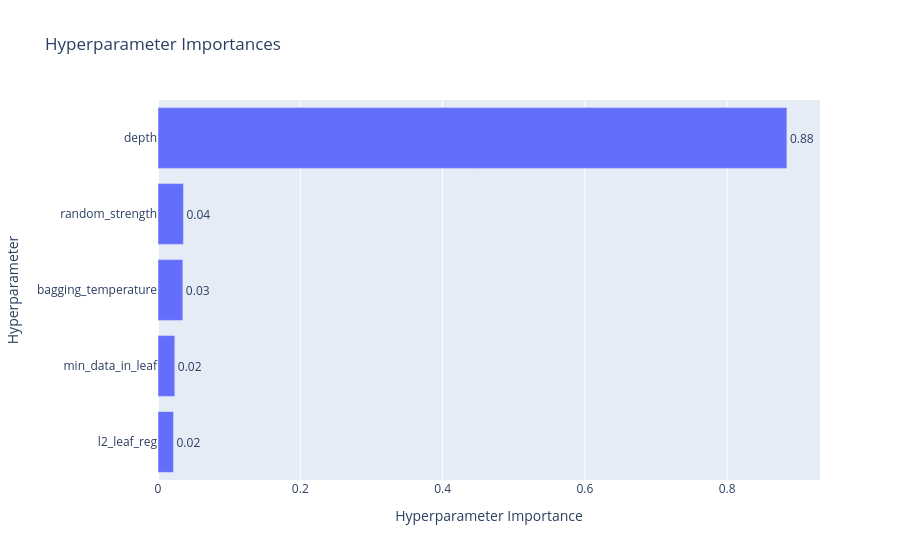

The notebook cell this image was saved under:
### Code cell
optuna.visualization.plot_param_importances(cb_study).show()

### Figure 1 — Plotly figure (JSON) as saved in the notebook; plotly's stock layout.template omitted (floating-point values rounded to 4 significant figures)
{"data": [{"cliponaxis": false, "hovertemplate": ["l2_leaf_reg (FloatDistribution): 0.021804536424440087<extra></extra>", "min_data_in_leaf (IntDistribution): 0.023620118546666364<extra></extra>", "bagging_temperature (FloatDistribution): 0.03490611882162923<extra></extra>", "random_strength (FloatDistribution): 0.03577103948444704<extra></extra>", "depth (IntDistribution): 0.8838981867228173<extra></extra>"], "name": "Objective Value", "orientation": "h", "text": ["0.02", "0.02", "0.03", "0.04", "0.88"], "textposition": "outside", "type": "bar", "x": [0.0218, 0.02362, 0.03491, 0.03577, 0.8839], "y": ["l2_leaf_reg", "min_data_in_leaf", "bagging_temperature", "random_strength", "depth"]}], "layout": {"title": {"text": "Hyperparameter Importances"}, "xaxis": {"title": {"text": "Hyperparameter Importance"}}, "yaxis": {"title": {"text": "Hyperparameter"}}}}
